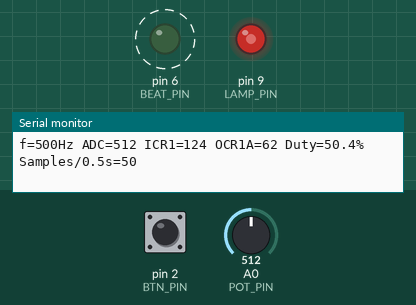
Bench run of a sketch on a simulated Arduino Uno, built with avr-gcc and run on an emulated ATmega328P. On the bench: output pins drawn as LEDs (lit = HIGH), the last lines printed to the serial monitor. Dashed ring = blinking. Inputs (shaded band) come from the test bench; at power-on: pin 2 (BTN_PIN) HIGH, A0 (POT_PIN) = 512.

Above: at 1.2 s.
1.3 s: pin 2 (BTN_PIN) pulled LOW for 0.15 s
At 1.66 s:
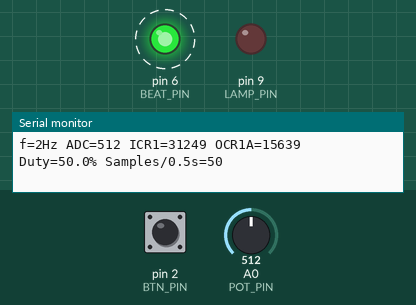
At 2.91 s:
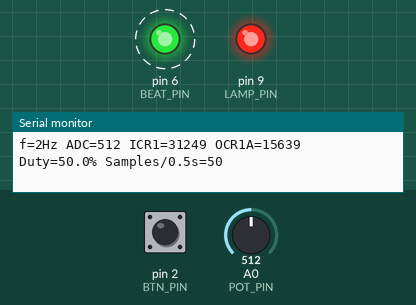
4.3 s: A0 (POT_PIN) set to 0
7.3 s: A0 (POT_PIN) set to 20
At 8.16 s:
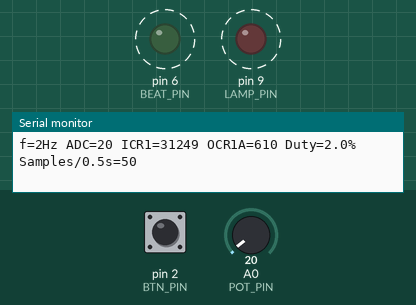
10.3 s: A0 (POT_PIN) set to 122
13.3 s: A0 (POT_PIN) set to 1023
Timing chart, 0 to 17.3 s (numbered marks = the images above; inputs shaded):
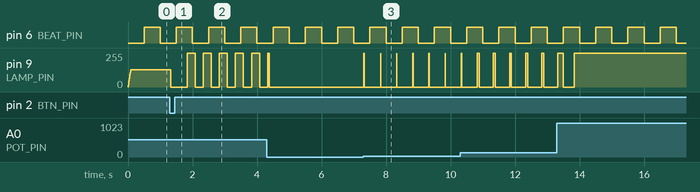

The sketch:

sketch.ino
```cpp
/*
 * 실습 6-5  타이머 기반 정밀 가변램프  —  Arduino UNO R3
 * ------------------------------------------------------------------
 * 회로 : D9  → 330Ω → LED1(+) → GND          램프 LED  (Timer1 OC1A, 레지스터 PWM)
 *        D6  → 330Ω → LED2(+) → GND          심장박동 LED (Timer2 틱으로 0.5 s 토글)
 *        가변저항: 양 끝 5V / GND, Wiper → A0  밝기 조절
 *        D2  ↔ 푸시버튼 ↔ GND                PWM 주파수 변경 (2 → 10 → 50 → 500 Hz)
 *
 * 타이머 자원 배분 (UNO 는 타이머가 3개뿐이다)
 *   Timer0 : millis()/micros()  — 건드리지 않음
 *   Timer1 : 램프 LED PWM (Fast PWM 모드 14, TOP = ICR1, 분주비 256)
 *   Timer2 : 1 ms 시간 기준 인터럽트 (CTC, 분주비 128, OCR2A = 124)
 *            → 10 ms 마다 ADC 샘플링(100 Hz), 500 ms 마다 LED2 토글
 *   ⇒ tone() 은 Timer2 를 쓰므로 이 실습에서는 사용할 수 없다.
 *
 * 요구사항
 *   1) 가변저항을 정확히 100 Hz 로 샘플링하고 최근 8개 평균으로 잡음을 줄인다.
 *   2) 평균값으로 LED1 듀티(OCR1A)를 바꾼다.
 *   3) 버튼으로 PWM 주파수를 바꿔 2 Hz 에서는 깜빡임, 500 Hz 에서는 밝기로 보이는지 확인한다.
 *   4) LED2 는 loop 가 아무리 바빠도 정확히 0.5 s 마다 토글된다.
 *   5) loop() 에서 delay() 사용 금지. 500 ms 마다 상태를 시리얼로 출력한다.
 */

const int LAMP_PIN  = 9;        // OC1A
const int BEAT_PIN  = 6;
const int POT_PIN   = A0;
const int BTN_PIN   = 2;

const unsigned long TICK1_HZ = 62500UL;          // Timer1: 16 MHz / 256
const unsigned int  FREQS[]  = {2, 10, 50, 500};
const int FREQ_COUNT = sizeof(FREQS) / sizeof(FREQS[0]);
int freqNo = 3;                                  // 500 Hz 에서 시작

// ---------------- Timer2 ISR (1 ms) ----------------
const int AVG_N = 8;
volatile int  sampleBuf[AVG_N];
volatile int  bufIdx = 0;
volatile long bufSum = 0;
volatile bool newSample = false;
volatile unsigned int sampleCount = 0;
volatile unsigned int tick10 = 0, tick500 = 0;
volatile bool beatState = false;

ISR(TIMER2_COMPA_vect) {
  if (++tick10 >= 10) {                          // 10 ms → 100 Hz 샘플링
    tick10 = 0;
    int adc = analogRead(POT_PIN);
    bufSum += adc - sampleBuf[bufIdx];           // 이동평균 합 갱신
    sampleBuf[bufIdx] = adc;
    bufIdx = (bufIdx + 1) % AVG_N;
    newSample = true;
    sampleCount++;
  }
  if (++tick500 >= 500) {                        // 500 ms → 심장박동
    tick500 = 0;
    beatState = !beatState;
    digitalWrite(BEAT_PIN, beatState);
  }
}

void timer2Init() {
  cli();
  TCCR2A = _BV(WGM21);
  TCCR2B = _BV(CS22) | _BV(CS20);
  OCR2A  = 124;
  TCNT2  = 0;
  TIMSK2 = _BV(OCIE2A);
  sei();
}

// ---------------- Timer1 PWM ----------------
void setLampFrequency(unsigned int freqHz) {
  unsigned int top = (unsigned int)(TICK1_HZ / freqHz - 1);
  TCCR1B &= ~(_BV(CS12) | _BV(CS11) | _BV(CS10));
  TCNT1 = 0;
  ICR1  = top;
  OCR1A = 0;
  TCCR1B |= _BV(CS12);
}

void timer1Init() {
  TCCR1A = _BV(COM1A1) | _BV(WGM11);
  TCCR1B = _BV(WGM13) | _BV(WGM12);
  setLampFrequency(FREQS[freqNo]);
}

// 듀티 설정: Fast PWM 은 OCR1A = 0 이어도 1 tick 동안 HIGH 가 나온다.
// 완전히 끄려면 OC1A 출력을 잠시 끊고 LOW 로 고정한다.
void setDuty(unsigned int ocr) {
  if (ocr == 0) {
    TCCR1A &= ~_BV(COM1A1);                         // OC1A 분리 → 일반 GPIO
    digitalWrite(LAMP_PIN, LOW);
  } else {
    OCR1A = ocr;
    TCCR1A |= _BV(COM1A1);                          // OC1A 다시 연결
  }
}

// ---------------- 버튼 ----------------
const unsigned long DEBOUNCE_MS = 30;
int lastReading = HIGH, stableState = HIGH;
unsigned long lastChangeMs = 0;

bool buttonPressed() {
  int reading = digitalRead(BTN_PIN);
  if (reading != lastReading) { lastChangeMs = millis(); lastReading = reading; }
  if (millis() - lastChangeMs >= DEBOUNCE_MS && reading != stableState) {
    stableState = reading;
    return stableState == LOW;
  }
  return false;
}

int avgAdc = 0;
unsigned long lastPrintMs = 0;

void setup() {
  Serial.begin(115200);
  pinMode(LAMP_PIN, OUTPUT);
  pinMode(BEAT_PIN, OUTPUT);
  pinMode(BTN_PIN, INPUT_PULLUP);
  timer1Init();
  timer2Init();
  Serial.println("Lab6-5 Precise Lamp (UNO)");
}

void loop() {
  if (buttonPressed()) {
    freqNo = (freqNo + 1) % FREQ_COUNT;
    setLampFrequency(FREQS[freqNo]);
  }

  if (newSample) {                               // 새 샘플이 들어왔을 때만 갱신
    noInterrupts();
    long sum = bufSum;
    newSample = false;
    interrupts();

    avgAdc = sum / AVG_N;
    unsigned long top = ICR1;
    setDuty((unsigned int)((top * avgAdc) / 1023UL));
  }

  if (millis() - lastPrintMs >= 500) {
    lastPrintMs = millis();
    noInterrupts();
    unsigned int cnt = sampleCount;
    sampleCount = 0;
    interrupts();

    unsigned int top = ICR1, cmp = OCR1A;
    bool on = TCCR1A & _BV(COM1A1);
    float duty = on ? (cmp + 1) * 100.0 / (top + 1) : 0.0;
    if (!on) cmp = 0;
    Serial.print("f=");       Serial.print(FREQS[freqNo]);
    Serial.print("Hz ADC=");  Serial.print(avgAdc);
    Serial.print(" ICR1=");   Serial.print(top);
    Serial.print(" OCR1A=");  Serial.print(cmp);
    Serial.print(" Duty=");   Serial.print(duty, 1);
    Serial.print("% Samples/0.5s="); Serial.println(cnt);   // 50 이 정상
  }
}
```

Measured:
- after the input at 1.3 s, pin 9 (LAMP_PIN): 128/255 → 0/255 at once, then repeats every 0.50 s: 255/255 0.25 s, 0/255 0.25 s
- after the input at 7.3 s, pin 9 (LAMP_PIN): alternates 255/255 for 0.01 s and 0/255 for 0.49 s, starting at once
- by itself, pin 6 (BEAT_PIN): alternates HIGH for 0.50 s and LOW for 0.50 s
